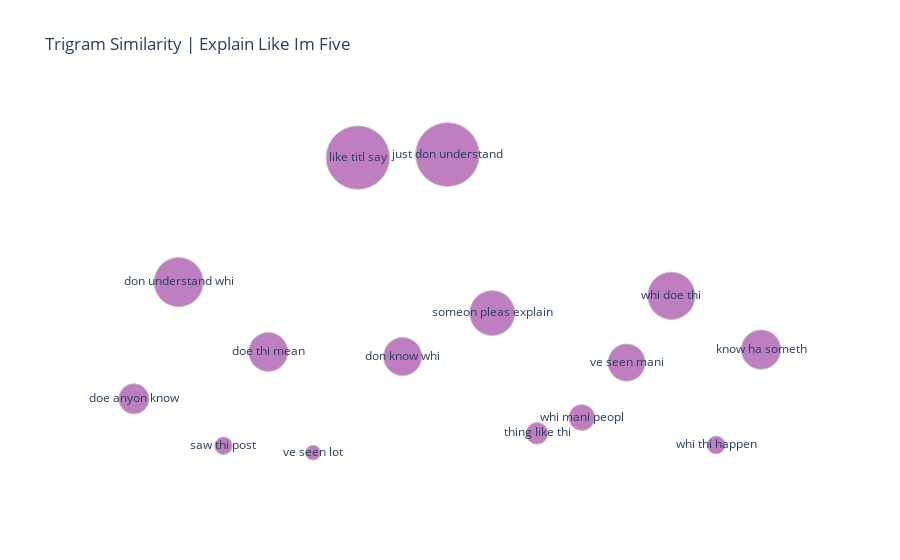

The notebook cell saved with this chart:
### Code cell
# Explain like I'm Five

fig1 = px.scatter(
        df_ngrams, x = 'word', y = 'value_0', 
        hover_name = 'word', text='word', size='value_0',  size_max=45, 
        template = 'plotly_white', 
        title = 'Trigram Similarity | Explain Like Im Five', 
        labels={'value_1': 'Avg. Length<BR>(words)'}, 
        color_discrete_sequence = ['purple'],
        opacity=0.5
        #color_continuous_scale = 'red' #px.colors.sequential.Blackbody
        )
fig1.update_traces(marker=dict(line=dict(width=1, color='Gray')))
fig1.update_xaxes(visible=False)
fig1.update_yaxes(visible=False)
fig1.show();

### Figure 1 — Plotly figure (JSON) as saved in the notebook; plotly's stock layout.template omitted (floating-point values rounded to 4 significant figures)
{"data": [{"hovertemplate": "<b>%{hovertext}</b><br><br>word=%{text}<br>value_0=%{marker.size}<extra></extra>", "hovertext": ["doe anyon know", "don understand whi", "saw thi post", "doe thi mean", "ve seen lot", "like titl say", "don know whi", "just don understand", "someon pleas explain", "thing like thi", "whi mani peopl", "ve seen mani", "whi doe thi", "whi thi happen", "know ha someth"], "legendgroup": "", "marker": {"color": "purple", "line": {"color": "Gray", "width": 1}, "opacity": 0.5, "size": [0.492, 1.301, 0.167, 0.817, 0.1192, 2.163, 0.7853, 2.184, 1.086, 0.2531, 0.3625, 0.7433, 1.206, 0.1724, 0.8332], "sizemode": "area", "sizeref": 0.001079, "symbol": "circle"}, "mode": "markers+text", "name": "", "orientation": "v", "showlegend": false, "text": ["doe anyon know", "don understand whi", "saw thi post", "doe thi mean", "ve seen lot", "like titl say", "don know whi", "just don understand", "someon pleas explain", "thing like thi", "whi mani peopl", "ve seen mani", "whi doe thi", "whi thi happen", "know ha someth"], "type": "scatter", "x": ["doe anyon know", "don understand whi", "saw thi post", "doe thi mean", "ve seen lot", "like titl say", "don know whi", "just don understand", "someon pleas explain", "thing like thi", "whi mani peopl", "ve seen mani", "whi doe thi", "whi thi happen", "know ha someth"], "xaxis": "x", "y": [0.492, 1.301, 0.167, 0.817, 0.1192, 2.163, 0.7853, 2.184, 1.086, 0.2531, 0.3625, 0.7433, 1.206, 0.1724, 0.8332], "yaxis": "y"}], "layout": {"legend": {"itemsizing": "constant", "tracegroupgap": 0}, "title": {"text": "Trigram Similarity | Explain Like Im Five"}, "xaxis": {"anchor": "y", "domain": [0, 1], "title": {"text": "word"}, "visible": false}, "yaxis": {"anchor": "x", "domain": [0, 1], "title": {"text": "value_0"}, "visible": false}}}
